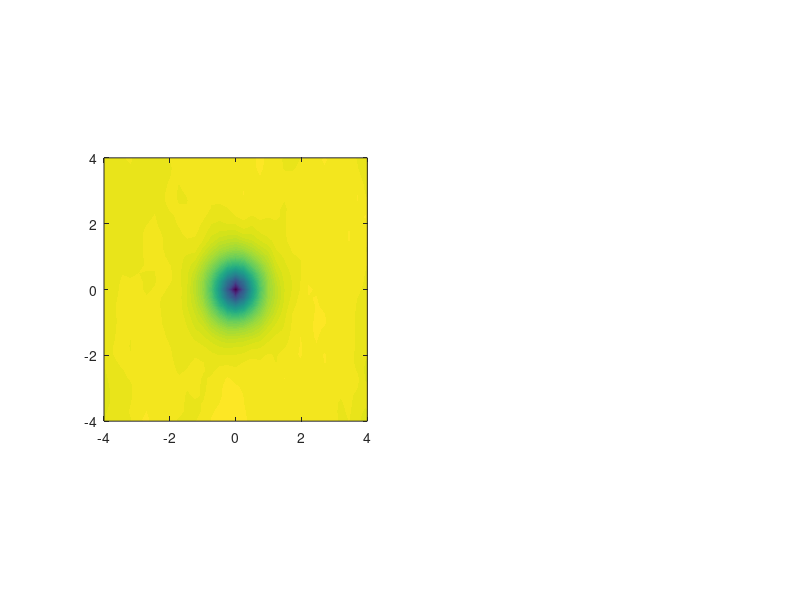

Write MATLAB code to recreate this figure. (Note: this script raises an error after producing the figure.)
% SCRIPT: Velocity variances with interpolating functions
% MASTER STUDENT: Alberto Fontebasso
% PROJECT: Master Thesis
% SUPERVISOR: PD Dr. Meyer-Massetti
% LAB: IFD

clear all
%--------------------------------------------------------------------------%
%% FILE READING MC
% MC
v_x1_mean = dlmread('./velocity_x1_mean.txt');
Mean_y = ( v_x1_mean(1:end-1,:) + v_x1_mean(2:end,:) )*0.5; 
v_x2_mean = dlmread('./velocity_x2_mean.txt');
Mean_x = ( v_x2_mean(:,1:end-1) + v_x2_mean(:,2:end) )*0.5;
[xx, yy] = meshgrid( linspace(-8 + 16/65/2, 8 - 16/65/2, 65), linspace(-8 + 16/65/2, 8 - 16/65/2, 65) );
st_dev_cond_Y = dlmread('./st_dev_cond_Y.txt');


%% ANGLE 
Angle = atan(Mean_x./Mean_y);


%% MEAN VELOCITY FIELD
U = sqrt( Mean_x.^2 + Mean_y.^2 );


%% INTERPOLATED VARIANCES
variance_x = ( 0.14*(st_dev_cond_Y.^2).*exp( 0.289*(st_dev_cond_Y.^2) ) ).* U.^2;
variance_y = ( 0.341*(st_dev_cond_Y.^2).*exp( 0.173*(st_dev_cond_Y.^2) ) ).*U.^2;

VARIANCE_x = zeros(65,65);
VARIANCE_y = zeros(65,65);


%% TRANSFORMATION TO THE DOMAIN COORDINATE SYSTEM
for i=1:length(xx(1,:))
   for j=1:length(yy(:,1))
       COV_STRLN = [variance_x(j,i) 0; 0 variance_y(j,i)]; 
       A = cos(Angle(j,i));
       B = sin(Angle(j,i));
       ROT_MAT = [A -B; B A];
       COV_DOM = ROT_MAT*COV_STRLN*(ROT_MAT');
       VARIANCE_x(j,i) = COV_DOM(1,1);
       VARIANCE_y(j,i) = COV_DOM(2,2);
   end
end


figure(1)
set(gcf, 'position', [100 50 1000 400])
subplot(1,2,1)
contourf(xx, yy, VARIANCE_y, 500, 'LineStyle', 'none')
axis equal
axis([-4 4 -4 4])
setCMRcolormap(true);
colorbar;
caxis([0.5*10^-4 2*10^-4])
xlabel('x_2 / l_Y')
ylabel('x_1 / l_Y')
xticks([-4 -2 0 2 4])
yticks([-4 -2 0 2 4])
set(gca,'FontSize',14)
text('Units', 'normalized', 'Position', [0.05 0.90], 'FontName', 'times', 'String', '(a)','Fontsize', 22)

subplot(1,2,2)
contourf(xx, yy, VARIANCE_x, 500, 'LineStyle', 'none')
axis equal
axis([-4 4 -4 4])
setCMRcolormap(true);
colorbar;
caxis([4*10^-5 8*10^-5])
xlabel('x_2 / l_Y')
ylabel('x_1 / l_Y')
xticks([-4 -2 0 2 4])
yticks([-4 -2 0 2 4])
set(gca,'FontSize',14)
text('Units', 'normalized', 'Position', [0.05 0.90], 'FontName', 'times', 'String', '(b)','Fontsize', 22)

